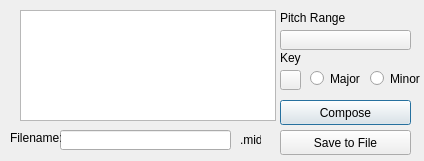
<?xml version="1.0" encoding="UTF-8"?>
<ui version="4.0">
 <class>Dialog</class>
 <widget class="QDialog" name="Dialog">
  <property name="geometry">
   <rect>
    <x>0</x>
    <y>0</y>
    <width>424</width>
    <height>161</height>
   </rect>
  </property>
  <property name="windowTitle">
   <string>Dialog</string>
  </property>
  <widget class="QTextBrowser" name="textBrowser">
   <property name="geometry">
    <rect>
     <x>20</x>
     <y>10</y>
     <width>256</width>
     <height>111</height>
    </rect>
   </property>
  </widget>
  <widget class="QPushButton" name="pushButton">
   <property name="geometry">
    <rect>
     <x>280</x>
     <y>100</y>
     <width>131</width>
     <height>25</height>
    </rect>
   </property>
   <property name="text">
    <string>Compose</string>
   </property>
  </widget>
  <widget class="QToolButton" name="toolButton">
   <property name="geometry">
    <rect>
     <x>280</x>
     <y>30</y>
     <width>131</width>
     <height>20</height>
    </rect>
   </property>
   <property name="text">
    <string/>
   </property>
   <property name="checkable">
    <bool>false</bool>
   </property>
   <property name="popupMode">
    <enum>QToolButton::InstantPopup</enum>
   </property>
  </widget>
  <widget class="QLabel" name="label">
   <property name="geometry">
    <rect>
     <x>280</x>
     <y>50</y>
     <width>31</width>
     <height>16</height>
    </rect>
   </property>
   <property name="text">
    <string>Key</string>
   </property>
  </widget>
  <widget class="QLabel" name="label_2">
   <property name="geometry">
    <rect>
     <x>280</x>
     <y>10</y>
     <width>131</width>
     <height>16</height>
    </rect>
   </property>
   <property name="text">
    <string>Pitch Range</string>
   </property>
  </widget>
  <widget class="QRadioButton" name="radioButton">
   <property name="geometry">
    <rect>
     <x>310</x>
     <y>70</y>
     <width>51</width>
     <height>17</height>
    </rect>
   </property>
   <property name="text">
    <string>Major</string>
   </property>
   <property name="autoRepeat">
    <bool>false</bool>
   </property>
  </widget>
  <widget class="QRadioButton" name="radioButton_2">
   <property name="geometry">
    <rect>
     <x>370</x>
     <y>70</y>
     <width>51</width>
     <height>17</height>
    </rect>
   </property>
   <property name="text">
    <string>Minor</string>
   </property>
  </widget>
  <widget class="QToolButton" name="toolButton_2">
   <property name="geometry">
    <rect>
     <x>280</x>
     <y>70</y>
     <width>21</width>
     <height>20</height>
    </rect>
   </property>
   <property name="text">
    <string/>
   </property>
  </widget>
  <widget class="QPushButton" name="pushButton_2">
   <property name="geometry">
    <rect>
     <x>280</x>
     <y>130</y>
     <width>131</width>
     <height>25</height>
    </rect>
   </property>
   <property name="text">
    <string>Save to File</string>
   </property>
  </widget>
  <widget class="QLineEdit" name="lineEdit">
   <property name="geometry">
    <rect>
     <x>60</x>
     <y>130</y>
     <width>171</width>
     <height>20</height>
    </rect>
   </property>
  </widget>
  <widget class="QLabel" name="label_3">
   <property name="geometry">
    <rect>
     <x>10</x>
     <y>130</y>
     <width>51</width>
     <height>16</height>
    </rect>
   </property>
   <property name="text">
    <string>Filename:</string>
   </property>
  </widget>
  <widget class="QLabel" name="label_4">
   <property name="geometry">
    <rect>
     <x>240</x>
     <y>130</y>
     <width>21</width>
     <height>20</height>
    </rect>
   </property>
   <property name="text">
    <string>.mid</string>
   </property>
  </widget>
 </widget>
 <resources/>
 <connections/>
</ui>
